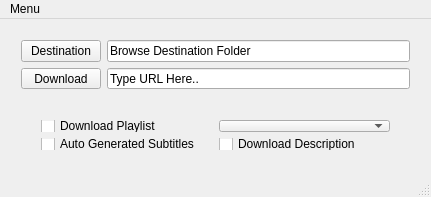
<?xml version="1.0" encoding="UTF-8"?>
<ui version="4.0">
 <class>MainWindow</class>
 <widget class="QMainWindow" name="MainWindow">
  <property name="geometry">
   <rect>
    <x>0</x>
    <y>0</y>
    <width>431</width>
    <height>197</height>
   </rect>
  </property>
  <property name="windowTitle">
   <string>Youtube-dl-GUI</string>
  </property>
  <widget class="QWidget" name="centralWidget">
   <widget class="QWidget" name="layoutWidget">
    <property name="geometry">
     <rect>
      <x>30</x>
      <y>90</y>
      <width>371</width>
      <height>52</height>
     </rect>
    </property>
    <layout class="QHBoxLayout" name="horizontalLayout_2">
     <item>
      <layout class="QVBoxLayout" name="verticalLayout">
       <item>
        <widget class="QCheckBox" name="checkBox_PlayList">
         <property name="text">
          <string>Download Playlist</string>
         </property>
        </widget>
       </item>
       <item>
        <widget class="QCheckBox" name="checkBox_Subtitles">
         <property name="text">
          <string>Auto Generated Subtitles</string>
         </property>
        </widget>
       </item>
      </layout>
     </item>
     <item>
      <layout class="QVBoxLayout" name="verticalLayout_2">
       <item>
        <widget class="QComboBox" name="comboBox_videoformat"/>
       </item>
       <item>
        <widget class="QCheckBox" name="checkBox_Description">
         <property name="text">
          <string>Download Description</string>
         </property>
        </widget>
       </item>
      </layout>
     </item>
    </layout>
   </widget>
   <widget class="QWidget" name="">
    <property name="geometry">
     <rect>
      <x>10</x>
      <y>10</y>
      <width>411</width>
      <height>71</height>
     </rect>
    </property>
    <layout class="QVBoxLayout" name="verticalLayout_3">
     <item>
      <layout class="QHBoxLayout" name="horizontalLayout_3">
       <item>
        <widget class="QPushButton" name="pushButton">
         <property name="text">
          <string>Destination</string>
         </property>
        </widget>
       </item>
       <item>
        <widget class="QLineEdit" name="lineEdit_outputFolder">
         <property name="text">
          <string>Browse Destination Folder</string>
         </property>
        </widget>
       </item>
      </layout>
     </item>
     <item>
      <layout class="QHBoxLayout" name="horizontalLayout">
       <item>
        <widget class="QPushButton" name="pushButton_Download">
         <property name="text">
          <string>Download</string>
         </property>
        </widget>
       </item>
       <item>
        <widget class="QLineEdit" name="lineEdit_url">
         <property name="text">
          <string>Type URL Here..</string>
         </property>
        </widget>
       </item>
      </layout>
     </item>
    </layout>
   </widget>
   <zorder>layoutWidget</zorder>
   <zorder>layoutWidget</zorder>
   <zorder>pushButton</zorder>
   <zorder>lineEdit_outputFolder</zorder>
   <zorder>lineEdit_outputFolder</zorder>
  </widget>
  <widget class="QMenuBar" name="menuBar">
   <property name="geometry">
    <rect>
     <x>0</x>
     <y>0</y>
     <width>431</width>
     <height>21</height>
    </rect>
   </property>
   <widget class="QMenu" name="menuMenu">
    <property name="title">
     <string>Menu</string>
    </property>
    <addaction name="actionUpdate"/>
    <addaction name="actionHelp"/>
    <addaction name="actionAbout"/>
   </widget>
   <addaction name="menuMenu"/>
  </widget>
  <widget class="QStatusBar" name="statusBar"/>
  <action name="actionUpdate">
   <property name="text">
    <string>Update</string>
   </property>
  </action>
  <action name="actionHelp">
   <property name="text">
    <string>Help</string>
   </property>
  </action>
  <action name="actionAbout">
   <property name="text">
    <string>About</string>
   </property>
  </action>
 </widget>
 <layoutdefault spacing="6" margin="11"/>
 <resources/>
 <connections/>
</ui>
